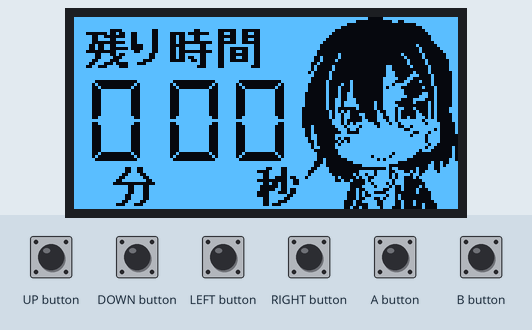
Bench run of a sketch on a simulated Arduboy, built with avr-gcc and run on an emulated ATmega32U4. Parts: 128×64 one-colour display. Inputs (shaded band) come from the test bench. USB keyboard and mouse output is not drawn.

Above: at 1.2 s.
1.3 s: A button pressed for 0.15 s
At 3.2 s:
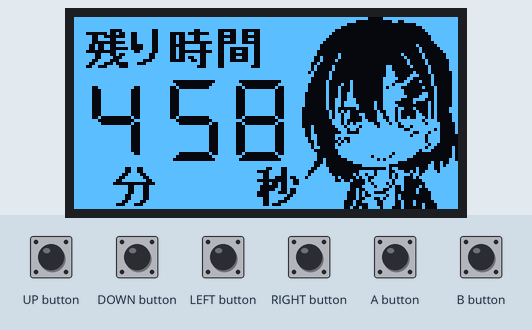
At 4.2 s:
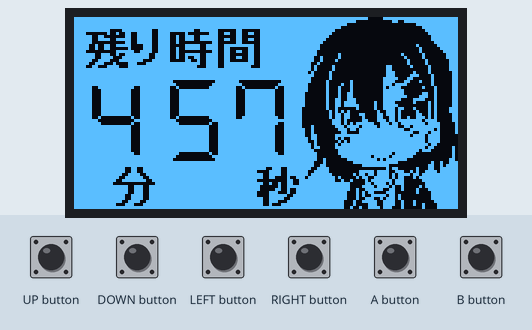
4.4 s: A button pressed for 1 s
6.9 s: A button pressed for 0.15 s
At 8.0 s:
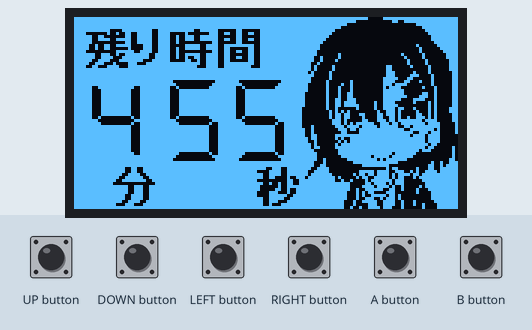
Timing chart, 0 to 9.9 s (numbered marks = the images above; inputs shaded):
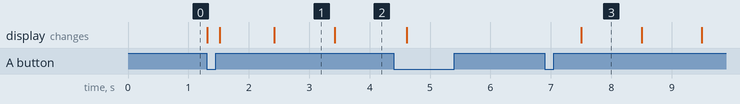

Measured:
- after the input at 1.3 s, the display: first changes at once (image 1 shows a later state)
- after the input at 6.9 s, the display: changes after 0.60 s (image 3)
- what the display in image 1 shows lasts 1.0 s, from 2.4 s to 3.4 s

The sketch:

Arduboy-LT-timer.ino
```cpp
// (licence header left out)
/*----------------------------------------------------------------------------
Charactor, Kurei Kei(Pronama-chan):
Copyright (c) Pronama LLC. All rights reserved.

using guideline:
  http://pronama.azurewebsites.net/pronama/guideline/

Pronama-chan monotone icons:
  https://blogs.msdn.microsoft.com/shintak/2013/01/01/2773/
----------------------------------------------------------------------------*/

#include <Arduboy2.h>
#include "Keyboard.h"
#include <stdint.h>
#include <avr/pgmspace.h>

Arduboy2 arduboy;
#define WIDTH 128
#define HEIGHT 64

// pronama-chan background image
const unsigned char image[] PROGMEM = {
  0xff, 0xff, 0xff, 0xff, 0xdf, 0xdf, 0x1f, 0x1f,
  0xdf, 0xdf, 0x9f, 0xbf, 0x0f, 0x0f, 0xaf, 0x8f,
  0x9f, 0xff, 0xff, 0x1f, 0x1f, 0xff, 0xff, 0xff,
  0xff, 0xff, 0x0f, 0x0f, 0xff, 0xff, 0xff, 0xff,
  0x1f, 0x1f, 0xdf, 0x1f, 0x1f, 0xff, 0xdf, 0xdf,
  0x0f, 0x0f, 0xdf, 0xdf, 0xdf, 0xff, 0xff, 0xff,
  0x0f, 0x0f, 0xaf, 0xaf, 0x0f, 0x0f, 0xff, 0xff,
  0x0f, 0x0f, 0xaf, 0xaf, 0x0f, 0x0f, 0xff, 0xff,
  0xff, 0xff, 0xff, 0xff, 0xff, 0xff, 0xff, 0xff,
  0xff, 0xff, 0xff, 0xff, 0xff, 0xff, 0xff, 0xff,
  0xff, 0xff, 0xff, 0xff, 0x7f, 0x3f, 0x1f, 0x0f,
  0x0f, 0x07, 0x07, 0x03, 0x03, 0x03, 0x01, 0x01,
  0x01, 0x01, 0x00, 0x00, 0x00, 0x00, 0x00, 0x01,
  0x01, 0x01, 0x03, 0x03, 0x01, 0x01, 0x03, 0x03,
  0x03, 0x03, 0x07, 0x07, 0x0f, 0x1f, 0x3f, 0xff,
  0xff, 0xff, 0xff, 0xff, 0xff, 0xff, 0xff, 0xff,
  0xff, 0xff, 0xff, 0xff, 0xf7, 0x71, 0x30, 0x86,
  0xc0, 0xf0, 0x76, 0x76, 0x20, 0x80, 0x1a, 0x4a,
  0x6a, 0x7b, 0xff, 0xf8, 0xf0, 0x71, 0x79, 0x3f,
  0xbf, 0x8f, 0xc0, 0xf0, 0xff, 0xff, 0xff, 0xff,
  0x80, 0x80, 0xbd, 0x80, 0x80, 0xf6, 0xd6, 0x96,
  0xb6, 0xf6, 0x00, 0x00, 0xf6, 0xf6, 0xff, 0xff,
  0x00, 0x00, 0xfe, 0xfe, 0x82, 0x82, 0xab, 0xab,
  0x82, 0x82, 0xfe, 0xfe, 0x00, 0x00, 0xff, 0xff,
  0xff, 0xff, 0xff, 0xff, 0xff, 0xff, 0xff, 0xff,
  0xff, 0xff, 0xff, 0xff, 0xff, 0xff, 0xff, 0x7f,
  0x1f, 0x87, 0x61, 0x00, 0x00, 0x00, 0x00, 0x40,
  0x30, 0x00, 0x00, 0x00, 0x00, 0x00, 0x00, 0x00,
  0x00, 0x00, 0x00, 0x00, 0x00, 0x00, 0x00, 0x00,
  0x00, 0x00, 0x00, 0x00, 0x00, 0x10, 0x20, 0xc0,
  0x00, 0x00, 0x02, 0x0c, 0x30, 0xc0, 0x00, 0x00,
  0x01, 0x03, 0x07, 0x0f, 0x3f, 0xff, 0xff, 0xff,
  0xff, 0xff, 0xff, 0xff, 0xfe, 0xfe, 0x3f, 0x5f,
  0x9e, 0x1e, 0x1e, 0x1f, 0x1f, 0x1f, 0x1f, 0x1e,
  0x1e, 0x1e, 0x1f, 0x9f, 0x5f, 0x3f, 0xff, 0xff,
  0xff, 0xff, 0xff, 0xff, 0xff, 0xff, 0xff, 0xff,
  0x3f, 0x5f, 0x9f, 0x1f, 0x1f, 0x1f, 0x1f, 0x1f,
  0x1f, 0x1e, 0x1e, 0x1e, 0x1f, 0x9f, 0x5f, 0x3f,
  0xfe, 0xfe, 0xff, 0xff, 0xff, 0xff, 0x3f, 0x5f,
  0x9f, 0x1f, 0x1f, 0x1e, 0x1e, 0x1e, 0x1f, 0x1f,
  0x1f, 0x1f, 0x1f, 0x9f, 0x5f, 0x3f, 0xff, 0xff,
  0xff, 0xff, 0xff, 0xff, 0xff, 0xff, 0x3b, 0x0c,
  0x03, 0x00, 0x00, 0x00, 0xe0, 0x1c, 0x03, 0x00,
  0x80, 0x40, 0x00, 0x00, 0xe0, 0x00, 0x00, 0x00,
  0x00, 0x00, 0x00, 0x00, 0x00, 0x00, 0x00, 0xf0,
  0x7f, 0xff, 0xbc, 0xd0, 0xc0, 0x40, 0x60, 0x30,
  0x19, 0x0c, 0x08, 0x20, 0x80, 0x00, 0x07, 0x78,
  0x80, 0x00, 0x00, 0x00, 0x00, 0x03, 0xff, 0xff,
  0xff, 0xff, 0xff, 0xff, 0xff, 0xff, 0x00, 0x00,
  0x00, 0xff, 0xff, 0xff, 0xff, 0xff, 0xff, 0xff,
  0xff, 0xff, 0xff, 0x00, 0x00, 0x00, 0xff, 0xff,
  0xff, 0xff, 0xff, 0xff, 0xff, 0xff, 0xff, 0xff,
  0x00, 0x00, 0x00, 0xff, 0xff, 0xff, 0xff, 0xff,
  0xff, 0xff, 0xff, 0xff, 0xff, 0x00, 0x00, 0x00,
  0xff, 0xff, 0xff, 0xff, 0xff, 0xff, 0x00, 0x00,
  0x00, 0xff, 0xff, 0xff, 0xff, 0xff, 0xff, 0xff,
  0xff, 0xff, 0xff, 0x00, 0x00, 0x00, 0xff, 0xff,
  0xff, 0xff, 0xff, 0xff, 0x3f, 0x01, 0x00, 0x00,
  0x00, 0x00, 0x00, 0x00, 0x7f, 0x80, 0x00, 0xf8,
  0x3f, 0x80, 0x30, 0xbe, 0x3f, 0x38, 0x60, 0x00,
  0x00, 0x00, 0x00, 0x00, 0x70, 0x80, 0x00, 0x7f,
  0xff, 0xff, 0xff, 0x2f, 0xcf, 0x47, 0x04, 0x00,
  0x00, 0x58, 0x88, 0x0c, 0x0e, 0x06, 0xf0, 0x00,
  0xff, 0x00, 0x00, 0x00, 0x00, 0xc0, 0xff, 0xff,
  0xff, 0xff, 0xff, 0xff, 0xff, 0xff, 0x04, 0x04,
  0x0e, 0xff, 0xff, 0xff, 0xff, 0xff, 0xff, 0xff,
  0xff, 0xff, 0xff, 0x0e, 0x04, 0x04, 0xff, 0xff,
  0xff, 0xff, 0xff, 0xff, 0xff, 0xff, 0xff, 0xff,
  0x04, 0x04, 0x0e, 0xff, 0xff, 0xff, 0xff, 0xff,
  0xff, 0xff, 0xff, 0xff, 0xff, 0x0e, 0x04, 0x04,
  0xff, 0xff, 0xff, 0xff, 0xff, 0xff, 0x04, 0x04,
  0x0e, 0xff, 0xff, 0xff, 0xff, 0xff, 0xff, 0xff,
  0xff, 0xff, 0xff, 0x0e, 0x04, 0x04, 0xff, 0xff,
  0xff, 0xff, 0xff, 0xff, 0xe0, 0x00, 0x00, 0xf0,
  0x80, 0x00, 0x00, 0x00, 0x00, 0x03, 0x0c, 0x9f,
  0xbf, 0xf0, 0xef, 0x93, 0xb8, 0xb0, 0x98, 0xe9,
  0xff, 0xfc, 0xf8, 0xf8, 0xf0, 0xe7, 0xff, 0xfc,
  0xf9, 0xf7, 0xff, 0xf8, 0xe7, 0xec, 0xdc, 0xde,
  0x6c, 0xbc, 0xbf, 0xff, 0xfa, 0x74, 0xbf, 0xfc,
  0xdf, 0xf8, 0x00, 0x00, 0x00, 0x00, 0x07, 0x7f,
  0xff, 0xff, 0xff, 0xff, 0xff, 0xff, 0x80, 0x40,
  0x20, 0x1f, 0x1f, 0x1f, 0x1f, 0x1f, 0x1f, 0x1f,
  0x1f, 0x1f, 0x1f, 0x20, 0x40, 0x80, 0xff, 0xff,
  0xff, 0xff, 0xff, 0xff, 0xff, 0xff, 0xff, 0xff,
  0x80, 0x40, 0x20, 0x1f, 0x1f, 0x1f, 0x1f, 0x1f,
  0x1f, 0x1f, 0x1f, 0x1f, 0x1f, 0x20, 0x40, 0x80,
  0xff, 0xff, 0xff, 0xff, 0xff, 0xff, 0x80, 0x40,
  0x20, 0x1f, 0x1f, 0x1f, 0x1f, 0x1f, 0x1f, 0x1f,
  0x1f, 0x1f, 0x1f, 0x20, 0x40, 0x80, 0xff, 0xff,
  0xff, 0xff, 0xff, 0xff, 0xff, 0xff, 0xfc, 0xf1,
  0xef, 0x08, 0x00, 0x80, 0x00, 0x00, 0x00, 0x0d,
  0x3a, 0x7d, 0x7e, 0xfc, 0xff, 0xff, 0xff, 0xff,
  0xff, 0xff, 0xff, 0xbf, 0xff, 0x7f, 0xff, 0x7f,
  0xff, 0xbf, 0xdf, 0xff, 0xff, 0xff, 0xff, 0x7f,
  0x7f, 0x3f, 0x1f, 0x0f, 0x1f, 0x14, 0x1b, 0x0f,
  0x07, 0x03, 0x00, 0x00, 0x00, 0x80, 0xf8, 0x00,
  0xff, 0xff, 0xff, 0xff, 0xff, 0xff, 0xff, 0xff,
  0xff, 0xff, 0xff, 0xff, 0xff, 0x7f, 0x3f, 0x1f,
  0x4f, 0x63, 0x73, 0x7f, 0x7f, 0x73, 0x63, 0x4f,
  0x1f, 0x3f, 0x7f, 0xff, 0xff, 0xff, 0xff, 0xff,
  0xff, 0xff, 0xff, 0xff, 0xff, 0xff, 0xff, 0xff,
  0xff, 0xff, 0xff, 0xff, 0xff, 0xff, 0xff, 0xff,
  0xff, 0xff, 0xff, 0xff, 0xff, 0xff, 0xff, 0xff,
  0xff, 0xff, 0xff, 0xff, 0xff, 0xb7, 0xb7, 0x07,
  0x03, 0xbb, 0x3f, 0x1f, 0x9f, 0x03, 0x03, 0xff,
  0xdf, 0x1f, 0x3f, 0xff, 0xff, 0xdf, 0xe7, 0xf3,
  0xf8, 0xfc, 0xfe, 0xff, 0xfc, 0xf0, 0xe0, 0x80,
  0xa0, 0xc0, 0x80, 0x80, 0x40, 0x11, 0x21, 0x19,
  0x3b, 0xeb, 0x9b, 0x5b, 0xe3, 0xfb, 0xfb, 0xfb,
  0x7f, 0xc1, 0x35, 0xcd, 0xf8, 0xf8, 0x10, 0x10,
  0x08, 0x30, 0x1c, 0x20, 0x70, 0xf8, 0xfe, 0xff,
  0xf8, 0xf0, 0xff, 0xfc, 0xfe, 0xff, 0xff, 0xff,
  0xff, 0xff, 0xff, 0xff, 0xff, 0xff, 0xff, 0xff,
  0xff, 0xff, 0xff, 0xff, 0xff, 0xff, 0xbf, 0xbf,
  0x9f, 0xc7, 0xe0, 0xf8, 0xbf, 0xbf, 0x9f, 0xc0,
  0xe0, 0xff, 0xff, 0xff, 0xff, 0xff, 0xff, 0xff,
  0xff, 0xff, 0xff, 0xff, 0xff, 0xff, 0xff, 0xff,
  0xff, 0xff, 0xff, 0xff, 0xff, 0xff, 0xff, 0xff,
  0xff, 0xff, 0xff, 0xff, 0xff, 0xff, 0xff, 0xff,
  0xff, 0xff, 0xff, 0xff, 0xff, 0xf3, 0xf0, 0x80,
  0x80, 0xfc, 0xbc, 0xbe, 0x9b, 0xd8, 0xc8, 0xe7,
  0xf1, 0xf9, 0xff, 0xff, 0xff, 0xff, 0xff, 0xff,
  0xff, 0xff, 0xff, 0xff, 0xff, 0xff, 0xff, 0xff,
  0xff, 0xff, 0x1f, 0x03, 0x80, 0x60, 0x1e, 0x80,
  0x2d, 0x33, 0xf7, 0xff, 0xea, 0x8b, 0x1b, 0xe9,
  0xf5, 0xfe, 0x7f, 0x00, 0x18, 0xe3, 0x00, 0x00,
  0x00, 0x60, 0x06, 0x01, 0xc0, 0x01, 0x03, 0x1f,
  0x3f, 0xff, 0xff, 0xff, 0xff, 0xff, 0xff, 0xff,
};


#define NUM_WIDTH 16
#define NUM_HEIGHT 27
const unsigned char numbers[][64] PROGMEM = {
  {//0
    0x03, 0x02, 0x04, 0xf8, 0xf8, 0xf8, 0xf8, 0xf8, 0xf8, 0xf8, 0xf8, 0xf8, 0xf8, 0x04, 0x02, 0x03,
    0x20, 0x20, 0x70, 0xff, 0xff, 0xff, 0xff, 0xff, 0xff, 0xff, 0xff, 0xff, 0xff, 0x70, 0x20, 0x20,
    0x00, 0x00, 0x00, 0xff, 0xff, 0xff, 0xff, 0xff, 0xff, 0xff, 0xff, 0xff, 0xff, 0x00, 0x00, 0x00,
    0x06, 0x02, 0x01, 0x00, 0x00, 0x00, 0x00, 0x00, 0x00, 0x00, 0x00, 0x00, 0x00, 0x01, 0x02, 0x06,
  },
  {//1
    0xff, 0xff, 0xff, 0xff, 0xff, 0xff, 0xff, 0xff, 0xff, 0xff, 0xff, 0xff, 0xff, 0x07, 0x03, 0x03,
    0xff, 0xff, 0xff, 0xff, 0xff, 0xff, 0xff, 0xff, 0xff, 0xff, 0xff, 0xff, 0xff, 0x70, 0x20, 0x20,
    0xff, 0xff, 0xff, 0xff, 0xff, 0xff, 0xff, 0xff, 0xff, 0xff, 0xff, 0xff, 0xff, 0x00, 0x00, 0x00,
    0x07, 0x07, 0x07, 0x07, 0x07, 0x07, 0x07, 0x07, 0x07, 0x07, 0x07, 0x07, 0x07, 0x07, 0x06, 0x06,
  },
  {//2
    0xff, 0xfe, 0xfc, 0xf8, 0xf8, 0xf8, 0xf8, 0xf8, 0xf8, 0xf8, 0xf8, 0xf8, 0xf8, 0x04, 0x02, 0x03,
    0x3f, 0x3f, 0x5f, 0x8f, 0x8f, 0x8f, 0x8f, 0x8f, 0x8f, 0x8f, 0x8f, 0x8f, 0x8f, 0xd0, 0xe0, 0xe0,
    0x00, 0x00, 0x00, 0xff, 0xff, 0xff, 0xff, 0xff, 0xff, 0xff, 0xff, 0xff, 0xff, 0xff, 0xff, 0xff,
    0x06, 0x02, 0x01, 0x00, 0x00, 0x00, 0x00, 0x00, 0x00, 0x00, 0x00, 0x00, 0x00, 0x01, 0x03, 0x07,
  },
  {//3
    0xff, 0xfe, 0xfc, 0xf8, 0xf8, 0xf8, 0xf8, 0xf8, 0xf8, 0xf8, 0xf8, 0xf8, 0xf8, 0x04, 0x02, 0x03,
    0xff, 0xff, 0xdf, 0x8f, 0x8f, 0x8f, 0x8f, 0x8f, 0x8f, 0x8f, 0x8f, 0x8f, 0x8f, 0x50, 0x20, 0x20,
    0xff, 0xff, 0xff, 0xff, 0xff, 0xff, 0xff, 0xff, 0xff, 0xff, 0xff, 0xff, 0xff, 0x00, 0x00, 0x00,
    0x07, 0x03, 0x01, 0x00, 0x00, 0x00, 0x00, 0x00, 0x00, 0x00, 0x00, 0x00, 0x00, 0x01, 0x02, 0x06,
  },
  {//4
    0x03, 0x03, 0x07, 0xff, 0xff, 0xff, 0xff, 0xff, 0xff, 0xff, 0xff, 0xff, 0xff, 0x07, 0x03, 0x03,
    0xe0, 0xe0, 0xd0, 0x8f, 0x8f, 0x8f, 0x8f, 0x8f, 0x8f, 0x8f, 0x8f, 0x8f, 0x8f, 0x50, 0x20, 0x20,
    0xff, 0xff, 0xff, 0xff, 0xff, 0xff, 0xff, 0xff, 0xff, 0xff, 0xff, 0xff, 0xff, 0x00, 0x00, 0x00,
    0x07, 0x07, 0x07, 0x07, 0x07, 0x07, 0x07, 0x07, 0x07, 0x07, 0x07, 0x07, 0x07, 0x07, 0x06, 0x06,
  },
  {//5
    0x03, 0x02, 0x04, 0xf8, 0xf8, 0xf8, 0xf8, 0xf8, 0xf8, 0xf8, 0xf8, 0xf8, 0xf8, 0xfc, 0xfe, 0xff,
    0xe0, 0xe0, 0xd0, 0x8f, 0x8f, 0x8f, 0x8f, 0x8f, 0x8f, 0x8f, 0x8f, 0x8f, 0x8f, 0x5f, 0x3f, 0x3f,
    0xff, 0xff, 0xff, 0xff, 0xff, 0xff, 0xff, 0xff, 0xff, 0xff, 0xff, 0xff, 0xff, 0x00, 0x00, 0x00,
    0x07, 0x03, 0x01, 0x00, 0x00, 0x00, 0x00, 0x00, 0x00, 0x00, 0x00, 0x00, 0x00, 0x01, 0x02, 0x06,
  },
  {//6
    0x03, 0x02, 0x04, 0xf8, 0xf8, 0xf8, 0xf8, 0xf8, 0xf8, 0xf8, 0xf8, 0xf8, 0xf8, 0xfc, 0xfe, 0xff,
    0x20, 0x20, 0x50, 0x8f, 0x8f, 0x8f, 0x8f, 0x8f, 0x8f, 0x8f, 0x8f, 0x8f, 0x8f, 0x5f, 0x3f, 0x3f,
    0x00, 0x00, 0x00, 0xff, 0xff, 0xff, 0xff, 0xff, 0xff, 0xff, 0xff, 0xff, 0xff, 0x00, 0x00, 0x00,
    0x06, 0x02, 0x01, 0x00, 0x00, 0x00, 0x00, 0x00, 0x00, 0x00, 0x00, 0x00, 0x00, 0x01, 0x02, 0x06,
  },
  {//7
    0x03, 0x02, 0x04, 0xf8, 0xf8, 0xf8, 0xf8, 0xf8, 0xf8, 0xf8, 0xf8, 0xf8, 0xf8, 0x04, 0x02, 0x03,
    0xe0, 0xe0, 0xf0, 0xff, 0xff, 0xff, 0xff, 0xff, 0xff, 0xff, 0xff, 0xff, 0xff, 0x70, 0x20, 0x20,
    0xff, 0xff, 0xff, 0xff, 0xff, 0xff, 0xff, 0xff, 0xff, 0xff, 0xff, 0xff, 0xff, 0x00, 0x00, 0x00,
    0x07, 0x07, 0x07, 0x07, 0x07, 0x07, 0x07, 0x07, 0x07, 0x07, 0x07, 0x07, 0x07, 0x07, 0x06, 0x06,
  },
  {//8
    0x03, 0x02, 0x04, 0xf8, 0xf8, 0xf8, 0xf8, 0xf8, 0xf8, 0xf8, 0xf8, 0xf8, 0xf8, 0x04, 0x02, 0x03,
    0x20, 0x20, 0x50, 0x8f, 0x8f, 0x8f, 0x8f, 0x8f, 0x8f, 0x8f, 0x8f, 0x8f, 0x8f, 0x50, 0x20, 0x20,
    0x00, 0x00, 0x00, 0xff, 0xff, 0xff, 0xff, 0xff, 0xff, 0xff, 0xff, 0xff, 0xff, 0x00, 0x00, 0x00,
    0x06, 0x02, 0x01, 0x00, 0x00, 0x00, 0x00, 0x00, 0x00, 0x00, 0x00, 0x00, 0x00, 0x01, 0x02, 0x06,
  },
  {//9
    0x03, 0x02, 0x04, 0xf8, 0xf8, 0xf8, 0xf8, 0xf8, 0xf8, 0xf8, 0xf8, 0xf8, 0xf8, 0x04, 0x02, 0x03,
    0xe0, 0xe0, 0xd0, 0x8f, 0x8f, 0x8f, 0x8f, 0x8f, 0x8f, 0x8f, 0x8f, 0x8f, 0x8f, 0x50, 0x20, 0x20,
    0xff, 0xff, 0xff, 0xff, 0xff, 0xff, 0xff, 0xff, 0xff, 0xff, 0xff, 0xff, 0xff, 0x00, 0x00, 0x00,
    0x07, 0x03, 0x01, 0x00, 0x00, 0x00, 0x00, 0x00, 0x00, 0x00, 0x00, 0x00, 0x00, 0x01, 0x02, 0x06,
  }
};

static bool g_is_timer_active;              // Current play state.
static uint32_t g_start_time;         // Start time when timer is running
static uint32_t g_elapsed_time;       // Elapsed time
static uint32_t g_displayed_time;          // Displayed Time

void setup()
{
  // initialize mouse control:
  Keyboard.begin();

  arduboy.begin();
  arduboy.setFrameRate(60);
  arduboy.clear();
  arduboy.drawBitmap(0, 0, image, WIDTH, HEIGHT, 1);
  arduboy.display();

  // And reset the timer
  g_is_timer_active = false;
  g_start_time = 0;
  g_elapsed_time = 0;
  g_displayed_time = 0;
}

void loop() {
  // up, down, left, right keys
  if (arduboy.pressed(RIGHT_BUTTON)) {
    Keyboard.press(KEY_RIGHT_ARROW);
  } else if (arduboy.pressed(LEFT_BUTTON)) {
    Keyboard.press(KEY_LEFT_ARROW);
  } else if (arduboy.pressed(UP_BUTTON)) {
    Keyboard.press(KEY_UP_ARROW);
  } else if (arduboy.pressed(DOWN_BUTTON)){
    Keyboard.press(KEY_DOWN_ARROW);
  } else {
    Keyboard.releaseAll();
  }

  long t;
  if (!arduboy.nextFrame()) return;

  if (g_is_timer_active == false) {
    if (arduboy.pressed(A_BUTTON)) {
      g_start_time = millis();
      g_is_timer_active = true;
      updateDisplay();
      delay(200);
    } else if (arduboy.pressed(B_BUTTON)) {
      if (g_elapsed_time == 0) {
        updateDisplay();
      } else {
        g_elapsed_time = 0;
      }
    }
    t = g_elapsed_time;
  } else { // timer active
    t = g_elapsed_time + millis() - g_start_time;
    if (arduboy.pressed(A_BUTTON)) {
      g_elapsed_time = t;
      g_start_time = 0;
      g_is_timer_active = false;
      delay(200);
    } else if (arduboy.pressed(B_BUTTON)) {
      updateDisplay();
    }
  }

  t /= 100;
  if (t != g_displayed_time) {
    g_displayed_time = t;
    updateDisplay();
  }
}

static void updateDisplay()
{
  if (g_is_timer_active == false && g_elapsed_time == 0) {
    arduboy.clear();
    arduboy.drawBitmap(0, 0, image, WIDTH, HEIGHT, 1);
  } else {
    uint32_t t = 3000 - min(3000, g_displayed_time);
    int f = t % 10;
    t /= 10;
    int s = t % 60;
    t /= 60;
    int m = t % 60;

    enum {
      xMinute = 6, xSec10 = 32, xSec1 = 54,
      yCommon = 21
    };
    arduboy.fillRect(xMinute, yCommon, NUM_WIDTH, NUM_HEIGHT, 0);
    arduboy.drawBitmap(xMinute, yCommon, numbers[m%10], NUM_WIDTH, NUM_HEIGHT, 1);
    arduboy.fillRect(xSec10, yCommon, NUM_WIDTH, NUM_HEIGHT, 0);
    arduboy.drawBitmap(xSec10, yCommon, numbers[s/10], NUM_WIDTH, NUM_HEIGHT, 1);
    arduboy.fillRect(xSec1, yCommon, NUM_WIDTH, NUM_HEIGHT, 0);
    arduboy.drawBitmap(xSec1,yCommon, numbers[s%10], NUM_WIDTH, NUM_HEIGHT, 1);
  }
  arduboy.display();
}
```
